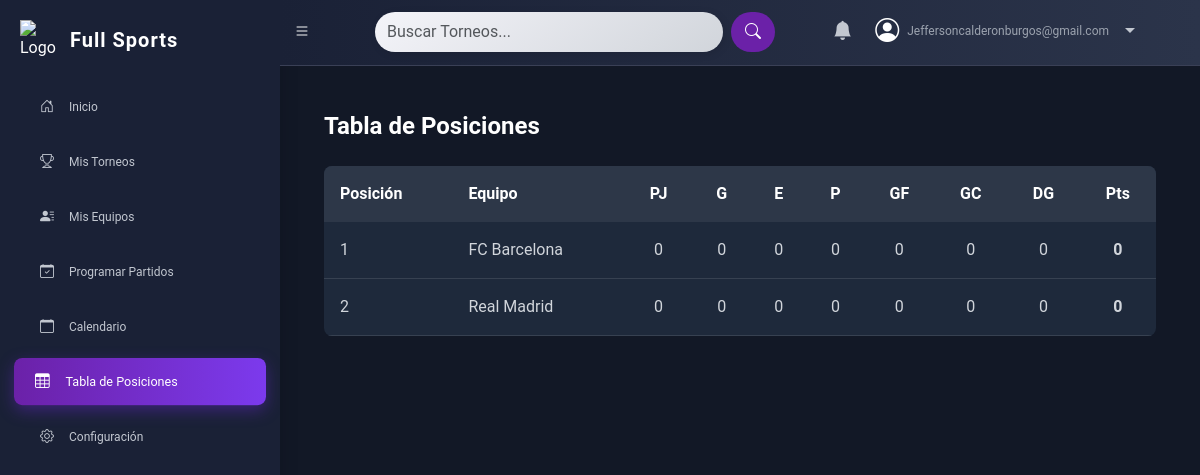
Screenshot of /views/standings.php?tournament_id=1&version_id=2 (signed in) with the database file from the repository.
### tables this page shows
CREATE TABLE `standings` (
  `id` int(11) NOT NULL,
  `tournament_version_id` int(11) DEFAULT NULL,
  `team_id` int(11) DEFAULT NULL,
  `played` int(11) DEFAULT 0,
  `won` int(11) DEFAULT 0,
  `drawn` int(11) DEFAULT 0,
  `lost` int(11) DEFAULT 0,
  `goals_for` int(11) DEFAULT 0,
  `goals_against` int(11) DEFAULT 0,
  `points` int(11) DEFAULT 0
);

CREATE TABLE `teams` (
  `id` int(11) NOT NULL,
  `name` varchar(255) NOT NULL,
  `country` varchar(255) NOT NULL,
  `color` varchar(7) NOT NULL,
  `user_id` int(11) NOT NULL,
  `tournament_id` int(11) DEFAULT NULL,
  `nickname` varchar(255) DEFAULT NULL,
  `city` varchar(255) DEFAULT NULL,
  `origin` varchar(255) DEFAULT NULL,
  `coach` varchar(255) DEFAULT NULL,
  `social_media` varchar(255) DEFAULT NULL,
  `image` varchar(255) DEFAULT NULL,
  `logo` varchar(255) NOT NULL,
  `tournament_version_id` int(11) DEFAULT NULL,
  `category_id` int(11) DEFAULT NULL,
  `points` int(11) DEFAULT 0
);

### views/standings.php (the view, shortened to what this page needs)
<?php
require_once "../config/connection.php";
$tournament_id = $_GET['tournament_id'] ?? null;
$version_id = $_GET['version_id'] ?? null;
$stmt = $con->prepare("SELECT s.*, t.name as team_name
                       FROM standings s
                       JOIN teams t ON s.team_id = t.id
                       WHERE s.tournament_version_id = ?
                       ORDER BY s.points DESC, s.goals_for - s.goals_against DESC");
$stmt->bind_param("i", $version_id);
$stmt->execute();
$result = $stmt->get_result();
$standings = $result->fetch_all(MYSQLI_ASSOC);
?>
<!DOCTYPE html>
<html lang="es">
<head>
    <script src="https://cdn.tailwindcss.com"></script>
    <link href="https://cdn.jsdelivr.net/npm/remixicon@3.5.0/fonts/remixicon.css" rel="stylesheet">
    <link rel="stylesheet" href="https://cdn.jsdelivr.net/npm/sweetalert2@11/dist/sweetalert2.min.css">
    <link href="https://cdnjs.cloudflare.com/ajax/libs/font-awesome/6.0.0-beta3/css/all.min.css" rel="stylesheet">
    <link href="https://cdn.jsdelivr.net/npm/bootstrap@5.3.0/dist/css/bootstrap.min.css" rel="stylesheet">
    <link href="https://cdn.jsdelivr.net/npm/bootstrap-icons/font/bootstrap-icons.css" rel="stylesheet">
    <link href="../public/css/style.css" rel="stylesheet">
</head>
<body>
    <div class="sidebar" id="sidebar">
        <div class="brand">
            <img src="../public/img/logo.png" alt="Logo" class="brand-logo">
            <h4>Full Sports</h4>
        </div>
        <br>
        <a href="./" style="font-size: 12px;">
            <i class="bi bi-house-door" style="font-size: 14px; "></i><span>Inicio</span>
        </a>
        <a href="./tournaments.php" style="font-size: 12px;">
            <i class="bi bi-trophy" style="font-size: 14px;"></i><span>Mis Torneos</span>
        </a>
        <a href="./mis_equipos.php" style="font-size: 12px;">
            <i class="bi bi-person-lines-fill" style="font-size: 14px;"></i><span>Mis Equipos</span>
        </a>
        <a href="#" style="font-size: 12px;">
            <i class="bi bi-calendar-check" style="font-size: 14px;"></i><span>Programar Partidos</span>
        </a>
        <a href="calendar.php?tournament_id=<?php echo $tournament_id; ?>&version_id=<?php echo $version_id; ?>"
            style="font-size: 12px;">
            <i class="bi bi-calendar" style="font-size: 14px;"></i><span>Calendario</span>
        </a>
        <a href="standings.php?tournament_id=<?php echo $tournament_id; ?>&version_id=<?php echo $version_id; ?>" style="font-size: 12px; background: linear-gradient(90deg, #6b21a8, #7c3aed); color: white;
             box-shadow: 0 5px 15px rgba(109, 40, 217, 0.4); transform: scale(1.05);">
            <i class="bi bi-table" style="font-size: 14px;"></i><span>Tabla de Posiciones</span>
        </a>
        <a href="#" style="font-size: 12px;">
            <i class="bi bi-gear" style="font-size: 14px;"></i><span>Configuración</span>
        </a>
    </div>
    <nav class="navbar navbar-expand-lg" id="navbar">
        <div class="container-fluid">
            <button class="btn btn-outline-light me-3" id="toggleSidebar">
                <i class="bi bi-list"></i>
            </button>
            <form class="d-flex ms-auto" style="width: 50%; max-width: 400px;">
                <input class="form-control me-2" type="search" placeholder="Buscar Torneos..." aria-label="Search"
                    style="background: linear-gradient(145deg, #f4f4f9, #d1d5db); color: #2d3748; border: none; border-radius: 30px; box-shadow: 2px 2px 8px rgba(0, 0, 0, 0.1);">
                <button class="btn btn-outline-light" type="submit"
                    style="border-radius: 30px; background-color: #6b21a8; color: white;">
                    <i class="bi bi-search"></i>
                </button>
            </form>
            <ul class="navbar-nav ms-auto">
                <li class="nav-item dropdown">
                    <a class="nav-link" href="#" id="notificationDropdown" role="button" data-bs-toggle="dropdown"
                        aria-expanded="false">
                        <i class="bi bi-bell-fill" style="font-size: 1.2rem;"></i>
                    </a>
                </li>
                <li class="nav-item dropdown">
                    <div class="d-flex align-items-center">
                        <i class="bi bi-person-circle" style="font-size: 1.5rem;"></i>
                        <span
                            class="text-xs text-gray-400 ms-2"><?php echo htmlspecialchars($_SESSION['email'], ENT_QUOTES, 'UTF-8'); ?></span>
                        <a class="nav-link dropdown-toggle ms-2" href="#" id="userDropdown" role="button"
                            data-bs-toggle="dropdown" aria-expanded="false"></a>
                    </div>
                </li>
            </ul>
        </div>
    </nav>
    <div class="content" id="content">
        <div class="p-6">
            <h1 class="text-2xl font-bold mb-6">Tabla de Posiciones</h1>
            <div class="overflow-x-auto">
                <table class="w-full bg-[#1E293B] rounded-lg overflow-hidden">
                    <thead>
                        <tr class="bg-[#2D3748] text-white">
                            <th class="p-3 text-left">Posición</th>
                            <th class="p-3 text-left">Equipo</th>
                            <th class="p-3 text-center">PJ</th>
                            <th class="p-3 text-center">G</th>
                            <th class="p-3 text-center">E</th>
                            <th class="p-3 text-center">P</th>
                            <th class="p-3 text-center">GF</th>
                            <th class="p-3 text-center">GC</th>
                            <th class="p-3 text-center">DG</th>
                            <th class="p-3 text-center">Pts</th>
                        </tr>
                    </thead>
                    <tbody>
                        <?php foreach ($standings as $index => $team): ?>
                            <tr class="text-gray-300 border-b border-gray-700">
                                <td class="p-3"><?php echo $index + 1; ?></td>
                                <td class="p-3"><?php echo htmlspecialchars($team['team_name']); ?></td>
                                <td class="p-3 text-center"><?php echo $team['played']; ?></td>
                                <td class="p-3 text-center"><?php echo $team['won']; ?></td>
                                <td class="p-3 text-center"><?php echo $team['drawn']; ?></td>
                                <td class="p-3 text-center"><?php echo $team['lost']; ?></td>
                                <td class="p-3 text-center"><?php echo $team['goals_for']; ?></td>
                                <td class="p-3 text-center"><?php echo $team['goals_against']; ?></td>
                                <td class="p-3 text-center"><?php echo $team['goals_for'] - $team['goals_against']; ?></td>
                                <td class="p-3 text-center font-bold"><?php echo $team['points']; ?></td>
                            </tr>
                        <?php endforeach; ?>
                    </tbody>
                </table>
            </div>
        </div>
    </div>
</body>
</html>

### public/css/style.css (style rules this page uses)
body { font-family: 'Roboto', sans-serif; background-color: #121826; color: #fff; margin: 0; padding: 0; transition: background-color 0.3s ease; }
.sidebar { height: 100vh; width: 280px; position: fixed; top: 0; left: 0; background-color: #1a2136; color: white; padding: 20px; overflow-y: auto; transition: width 0.3s ease, background-color 0.3s ease; box-shadow: 4px 0 15px rgba(0, 0, 0, 0.1); }
.sidebar h4 { text-align: center; color: #fff; font-size: 1.3rem; margin-bottom: 25px; font-weight: bold; letter-spacing: 1px; opacity: 1; transition: opacity 0.3s ease; }
.sidebar a { text-decoration: none; color: #c2c7d0; padding: 12px 20px; display: flex; align-items: center; border-radius: 8px; font-size: 1rem; transition: all 0.3s ease; margin-bottom: 10px; }
.sidebar a i { font-size: 1.5rem; margin-right: 15px; transition: margin-right 0.3s ease, color 0.3s ease; }
.navbar { background: linear-gradient(90deg, #1a2136, #2b344a); border-bottom: 1px solid #3a4056; margin-left: 280px; padding: 10px 30px; transition: margin-left 0.3s ease; }
.navbar .form-control { background-color: #252b3a; color: #fff; border: none; border-radius: 20px; }
.navbar .nav-item .nav-link { color: #c2c7d0; font-size: 1.1rem; margin: 0 15px; }
#toggleSidebar { margin-right: 50px; margin-left: -30px; }
.navbar .container-fluid { padding-left: 0; }
.btn-outline-light { color: #fff; border: 2px solid transparent; background-color: transparent; border-radius: 5px; transition: background-color 0.3s ease, color 0.3s ease, transform 0.3s ease; }
.brand { display: flex; align-items: center; gap: 10px; }
.brand-logo { width: 40px; height: auto; display: block; }
.brand h4 { margin: 0; font-size: 1.25rem; line-height: 1; }

### views/standings.php (style rules this page uses)
body { font-family: 'Roboto', sans-serif; background-color: #121826; color: #fff; margin: 0; padding: 0; transition: background-color 0.3s ease; display: flex; flex-direction: column; min-height: 100vh; }
.content { margin-left: 280px; padding: 20px; transition: margin-left 0.3s ease; min-height: calc(100vh - 60px); display: flex; flex-direction: column; }
.content>div { max-width: 1200px; width: 100%; margin: 0 auto; flex-grow: 1; }

### rows the page displays
standings: team.name "FC Barcelona", played "0", won "0", drawn "0", lost "0", goals_for "0", goals_against "0", $team['goals_for']-$team['goals_against'] "0", points "0"
standings: team.name "Real Madrid", played "0", won "0", drawn "0", lost "0", goals_for "0", goals_against "0", $team['goals_for']-$team['goals_against'] "0", points "0"

### other values shown
$_SESSION['email'] "Jeffersoncalderonburgos@gmail.com"
